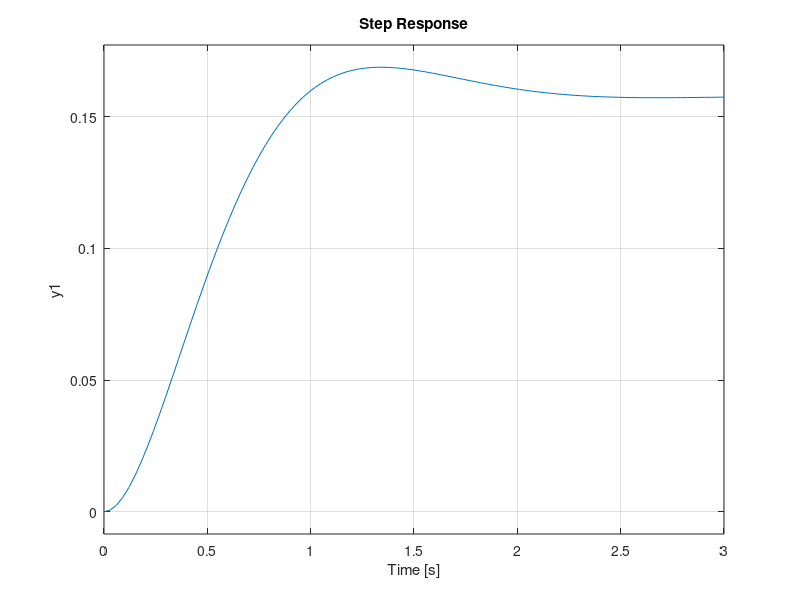

Here is the MATLAB script that generated this plot:
clc
clear all
close all

%{
    Deseja-se que o sistema siga uma referência do tipo degrau com
    erro nulo tendo os polos de malha fechada  s1,2 = −2. Adicionalmente,
    deseja-se que o sistema em malha fechada rejeite perturbações nos
    estados e/ou variações paramétricas. Para isso, utiliza-se a
    estrutura de controle abaixo.
%}

A = [0 1 ; -8 -4];
B = [0 ; 1];
C = [1 0];
D = 0;
sys = ss(A, B, C, D);

%{
    a) Considerando que o 3º polo do sistema seja s3 = −10, o vetor de
    ganhos é dado por K¯=[K ⋮ −kI]=[k1 k2 −kI]. Assim, os ganhos do
    controlador são:
%}

s1 = -2;
s2 = -2;
s3 = -10;

%{
    Matrizes aumentadas do sistema:

    Aaum = [A 0nx1 ; -C 0]
    Baum = [B ; 0]
    Raum = [0xn1 ; 1]
    Caum = [C 0]
%}

Aaum = [A zeros(2, 1) ; -C 0];
Baum = [B ; 0];
Caum = [C 0];

Kbar = acker(Aaum, Baum, [s1 s2 s3])

%{
    b) Assim, os elementos da matriz AMF são:
%}

Amf = Aaum - Baum * Kbar

%{
    c) Assim, os elementos da matriz BMF são:
%}

Bmf = [0 ; 0 ; 1]

%{
    d) Assim, os elementos da matriz CMF são:
%}

Cmf = Caum

%{
    e) O ganho CC do sistema compensado vale
%}

sysMF = ss(Amf, Bmf, Cmf, D);
dcgain(sysMF)

%{
    f) O erro em regime permanente para o sistema compensado para uma
    referência do tipo degrau unitário vale:
    e(∞) = r(∞) - r(∞) * dc_gain
    e(∞) = r(∞) - r(∞)
    e(∞) = 0
%}

%{
    g) Logo, a saída em regime permanente do sistema compensado para
    uma referência do tipo degrau unitário vale:
    se e(∞) = 1 -> r(∞) = 1
%}

%{
    h) Supondo uma variação paramétrica na matriz B do sistema,
    isto é, B=[0 1,5] o erro em regime permanente para o sistema
    compensado para uma referência do tipo degrau unitário vale 
%}

Bvar = [0 ; 1.5];

[num, den] = ss2tf(A, Bvar, C, D);
G = tf(num, den);
Gmf = feedback(G, 1);
step(Gmf)
dcgain(Gmf)



